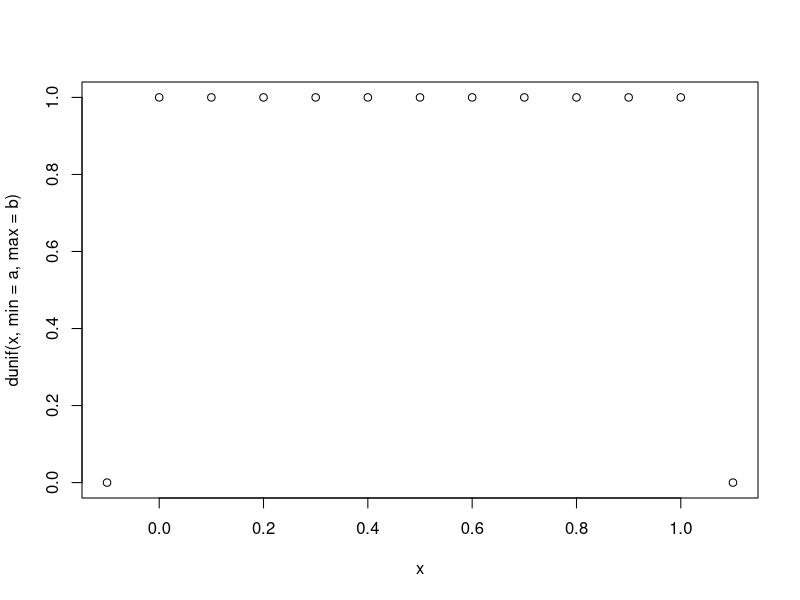
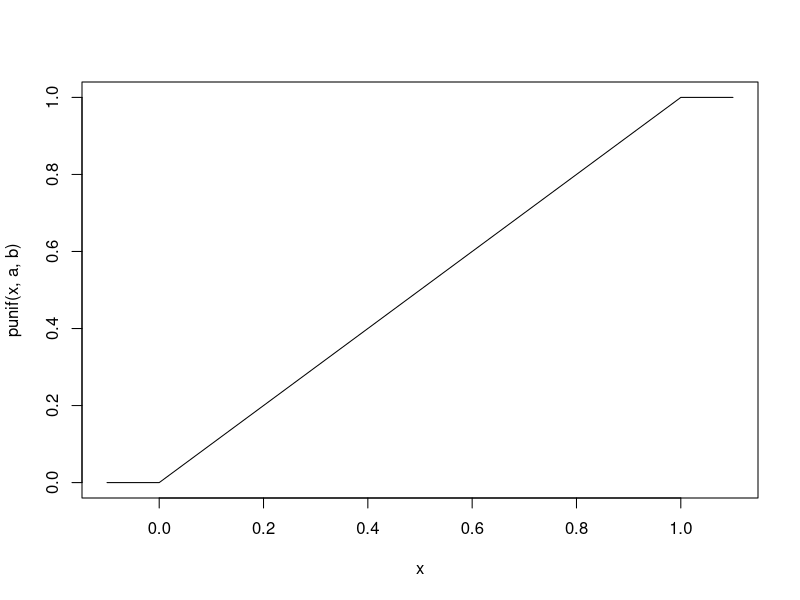
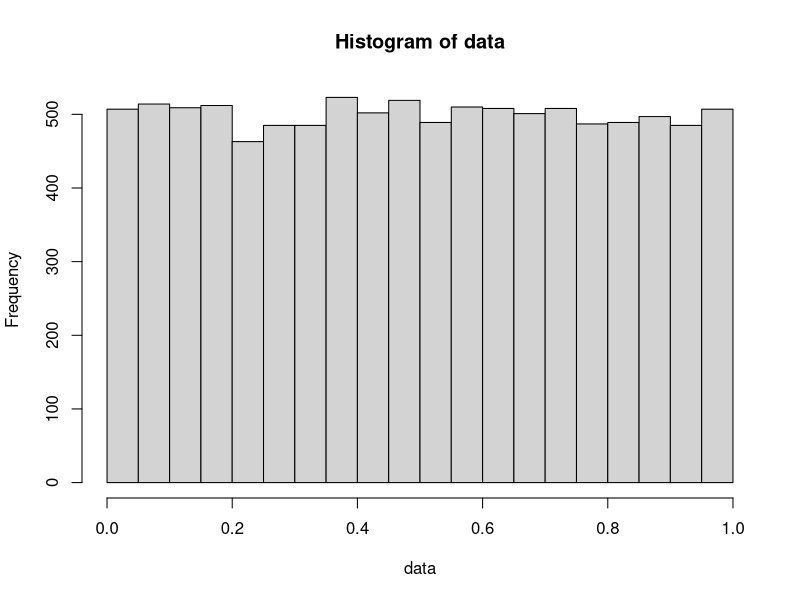

The R source for these figures, in order:
## ---- chunk 1
a = 0
b = 1

x = seq(-0.1, 1.1, 0.1)
plot(x, dunif(x, min = a, max = b))
plot(x, punif(x,a,b), type = "l")
qunif(0.5, a,b)
runif(10000, a,b) -> data
hist(data)


